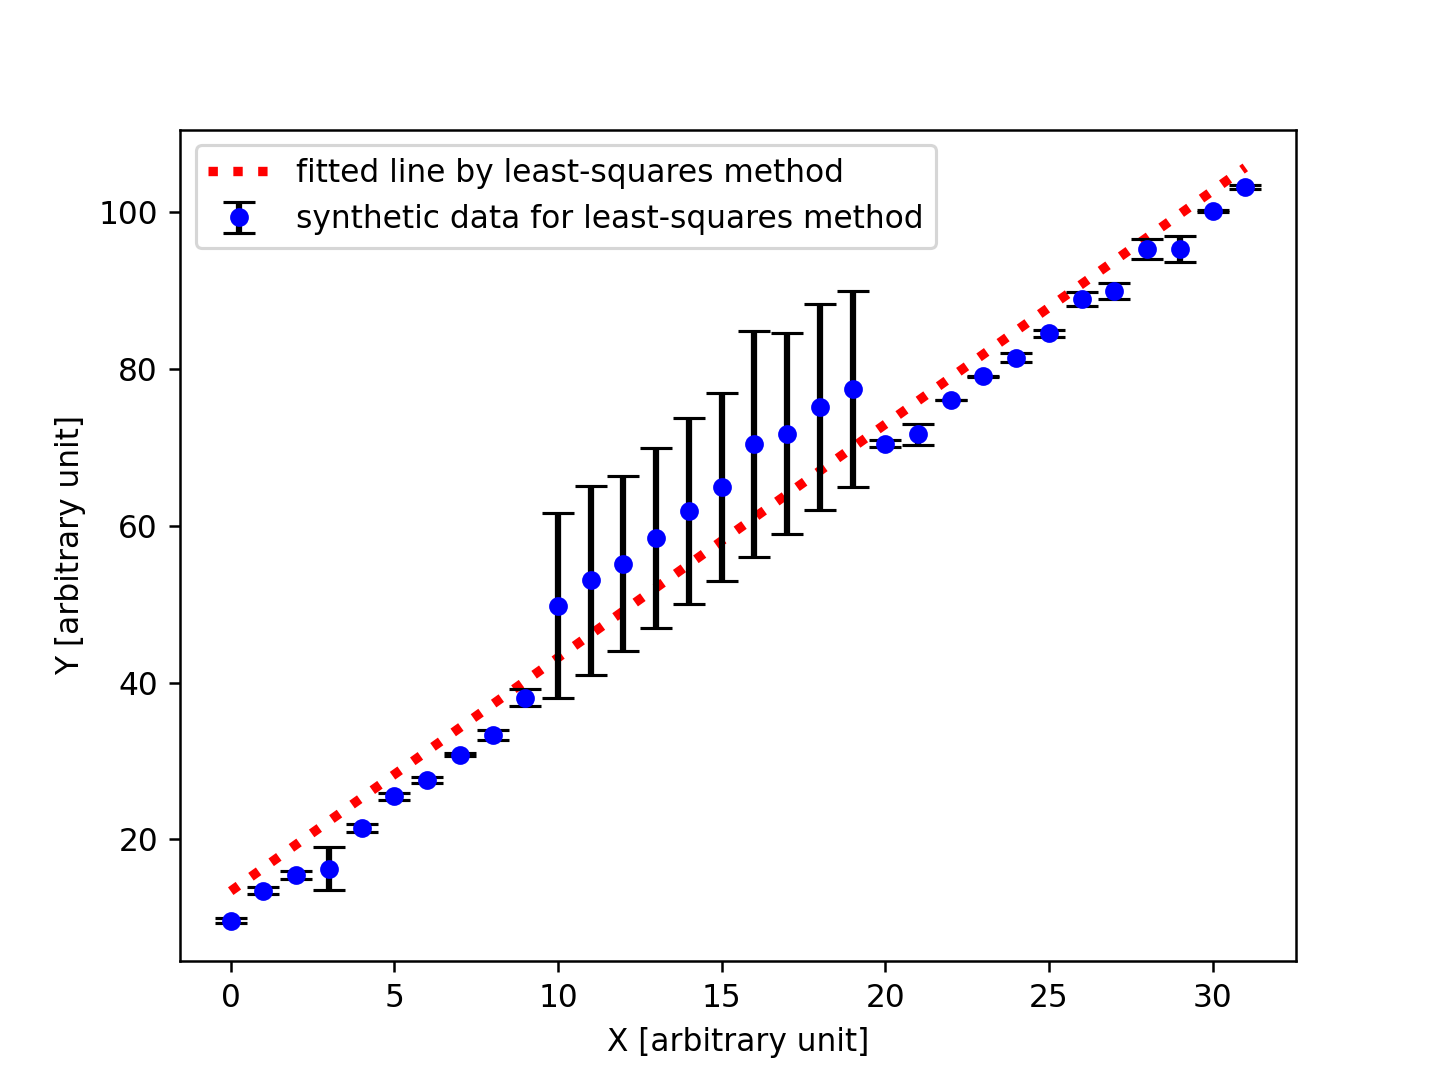

Python code for this plot:
#!/usr/pkg/bin/python3.9

#
# Time-stamp: <2023/03/09 13:31:11 (CST) daisuke>
#

# importing sys module
import sys

# importing numpy module
import numpy

# importing scipy module
import scipy.optimize
import scipy.stats

# importing matplotlib module
import matplotlib.figure
import matplotlib.backends.backend_agg

# input file name
file_input = 'advobs202302_s04_08_03.data'

# output file name
file_output = 'advobs202302_s04_08_05.eps'

# making empty numpy arrays
data_x   = numpy.array ([])
data_y   = numpy.array ([])
data_err = numpy.array ([])

# opening file for reading
with open (file_input, 'r') as fh:
    # reading file line-by-line
    for line in fh:
        # splitting line into "x", "y", and "err"
        (x_str, y_str, err_str) = line.split ()
        # converting string into float
        try:
            x = float (x_str)
        except:
            print (f'cannot convert "{x_str}" into float.')
            print (f'something is wrong.')
            print (f'exiting...')
            sys.exit (1)
        try:
            y = float (y_str)
        except:
            print (f'cannot convert "{y_str}" into float.')
            print (f'something is wrong.')
            print (f'exiting...')
            sys.exit (1)
        try:
            err = float (err_str)
        except:
            print (f'cannot convert "{err_str}" into float.')
            print (f'something is wrong.')
            print (f'exiting...')
            sys.exit (1)
        # appending data into numpy arrays
        data_x   = numpy.append (data_x, x)
        data_y   = numpy.append (data_y, y)
        data_err = numpy.append (data_err, err)

# printing data
for i in range (len (data_x)):
    print (f'(x_{i:02d}, y_{i:02d}, err_{i:02d})', \
           f'= ({data_x[i]:8.3f}, {data_y[i]:8.3f}, {data_err[i]:8.3f})')

# a function for straight line
def line (x, a, b):
    # line
    y = a * x + b
    # returning y
    return y

# a function to calculate residuals
def residual (param, x, y):
    # calculation of residual
    residue = param[0] * x + param[1] - y
    # returning residual
    return residue

# initial guess of coefficients
param0 = [1.0, 1.0]

# fitting
fit_lsq = scipy.optimize.least_squares (residual, param0, \
                                        args=(data_x, data_y) )

# printing result of fitting
print (f'{fit_lsq}')

# degree of freedom
dof = len (data_x) - len (fit_lsq.x)
print (f'dof = {dof}')

# reduced chi-squared
reduced_chi2 = (fit_lsq.fun**2).sum () / dof
print (f'reduced chi-squared = {reduced_chi2}')

# Jacobian
J = fit_lsq.jac
print (f'Jacobian:\n{J}')

# transpose matrix of Jacobian
Jt =J.T

# calculation of J^T J
Jt_J = numpy.matmul (Jt, J)

# covariance matrix
pcov = numpy.linalg.inv (Jt_J) * reduced_chi2
print (f'covariance matrix:\n{pcov}')

# fitted a and b
a_fitted, b_fitted = fit_lsq.x
a_err, b_err = numpy.sqrt ( numpy.diagonal (pcov) )
print (f'a = {a_fitted:8.3f} +/- {a_err:8.3f} ({a_err/a_fitted*100.0:8.3f}%)')
print (f'b = {b_fitted:8.3f} +/- {b_err:8.3f} ({b_err/b_fitted*100.0:8.3f}%)')

# range of data
x_min = scipy.stats.tmin (data_x)
x_max = scipy.stats.tmax (data_x)

# fitted line
fitted_x = numpy.linspace (x_min, x_max, 1000)
fitted_y = line (fitted_x, a_fitted, b_fitted)

#
# making plot using Matplotlib
#
    
# making objects "fig" and "ax"
fig    = matplotlib.figure.Figure ()
canvas = matplotlib.backends.backend_agg.FigureCanvasAgg (fig)
ax     = fig.add_subplot (111)

# axes
ax.set_xlabel ('X [arbitrary unit]')
ax.set_ylabel ('Y [arbitrary unit]')

# plotting data
ax.errorbar (data_x, data_y, yerr=data_err, \
             linestyle='None', marker='o', markersize=5.0, color='blue', \
             elinewidth=2.0, ecolor='black', capsize=5.0, \
             label='synthetic data for least-squares method', \
             zorder=0.2)
ax.plot (fitted_x, fitted_y, linestyle=':', linewidth=3.0, color='red', \
         label='fitted line by least-squares method', zorder=0.1)

# legend
ax.legend ()

# saving file
fig.savefig (file_output, dpi=225)
